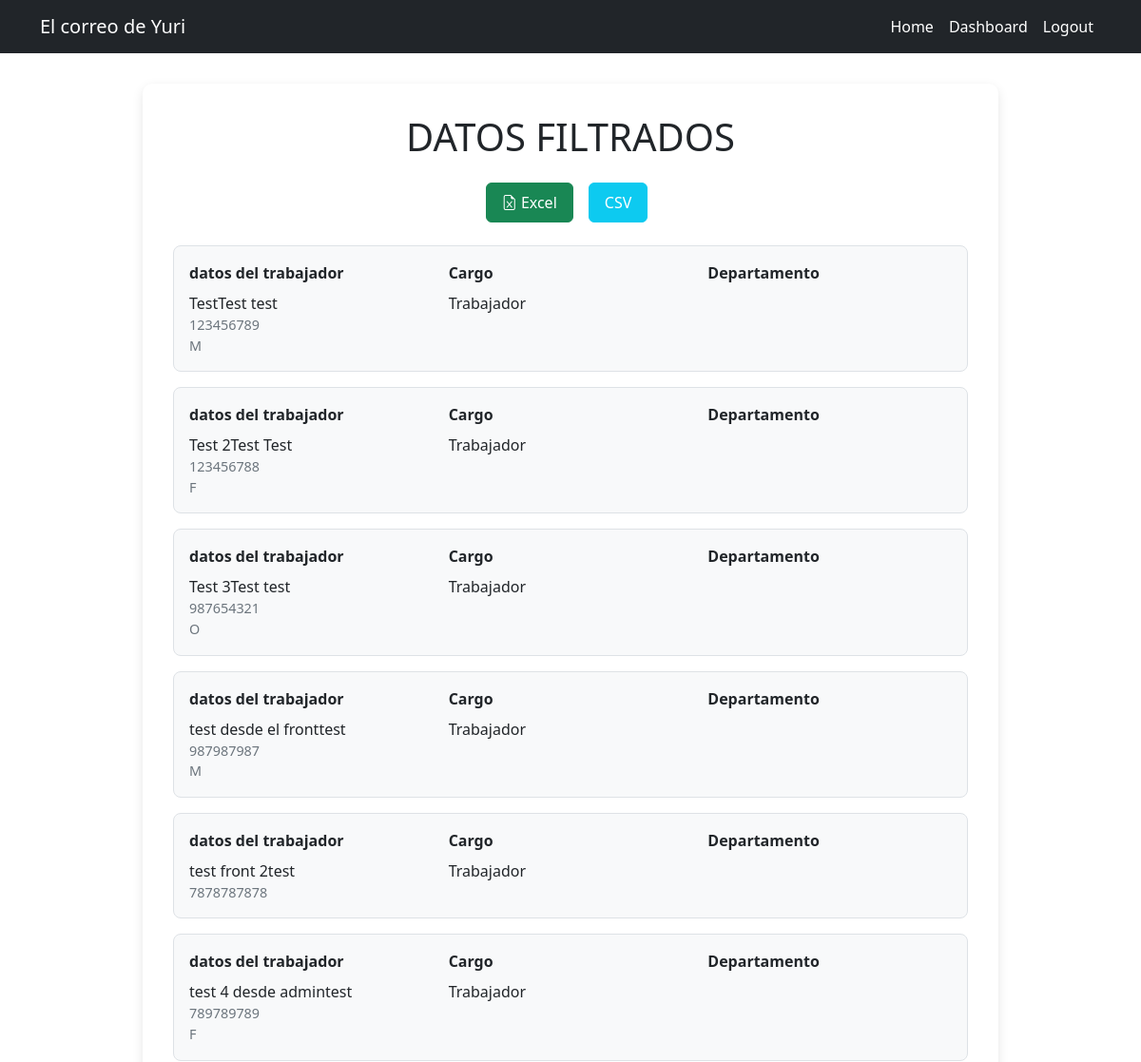
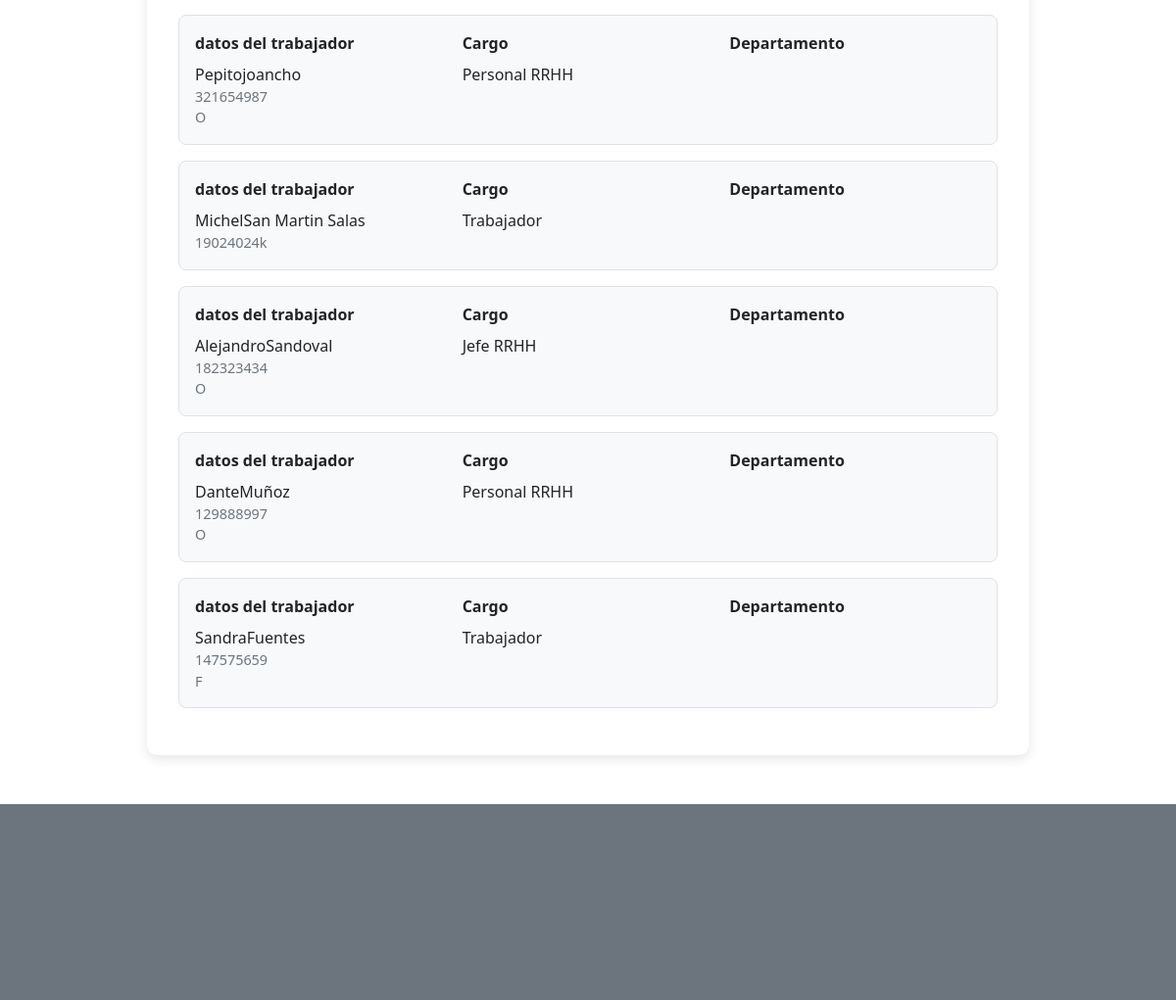
The page /datos-filtrados/ (signed in) on the database its author committed (2 pictures, top to bottom).
### app/models.py (models this page shows, shortened)
class Trabajador(models.Model):
    rut_trabajador = models.CharField(max_length=12)
    nombre_trabajador = models.CharField(max_length=100)
    apellidos_trabajador = models.CharField(max_length=100)
    direccion_trabajador = models.CharField(max_length=225)
    fecha_ingreso_trabajador = models.DateTimeField(auto_now_add=True)
    sexo_trabajador = models.CharField(
        max_length=1,
        choices=Sexo_trabajador.choices,
        default=Sexo_trabajador.OTRO
    )
    id_cargo = models.ForeignKey(Cargo, on_delete=models.CASCADE)

class Cargo(models.Model):
    nombre_cargo = models.CharField(max_length=100)
    id_departamento = models.ForeignKey(Departamento, on_delete=models.CASCADE)
    def __str__(self):
        return f'{self.nombre_cargo}'

### app/views.py (the view, shortened to what this page needs)
# urls.py: path('datos-filtrados/', views.datos_filtrados, name='datos_filtrados'),
@login_required
@multi_group_required(['Jefe RRHH', 'Personal RRHH'])
def datos_filtrados(req):
    sexo = req.GET.get('sexo', '').strip()
    cargo_id = req.GET.get('cargo', '').strip()
    depto_id = req.GET.get('departamento', '').strip()
    area_id = req.GET.get('area', '').strip()
    export_csv = req.GET.get('export_csv', '').strip()
    export_excel = req.GET.get('export_excel', '').strip()
    trabajadores = Trabajador.objects.all()
    if sexo:
        trabajadores = trabajadores.filter(sexo_trabajador=sexo)
    if cargo_id:
        trabajadores = trabajadores.filter(id_cargo=cargo_id)
    if depto_id:
        trabajadores = trabajadores.filter(id_cargo__id_departamento=depto_id)
    if area_id:
        trabajadores = trabajadores.filter(id_cargo__id_departamento__id_area=area_id)
    filtros = {
        'sexo': sexo,
        'cargo': cargo_id,
        'departamento': depto_id,
        'area': area_id
    }
    return render(req, 'datos-filtrados.html', {
        'trabajadores': trabajadores,
        'filtros': filtros,
    })

### app/templates/datos-filtrados.html (shortened to what this page needs)
{% extends 'base.html' %}
{% load static %}
{% block head %}
<link rel="stylesheet" href="https://cdn.jsdelivr.net/npm/bootstrap-icons@1.10.5/font/bootstrap-icons.css">
<link rel="stylesheet" href="{% static 'styles/datos-filtrados.css' %}">
{% endblock %}
{% block body %}
<div class="container-resultados">
    <h1 class="text-center mb-4">DATOS FILTRADOS</h1>
    <div class="d-flex justify-content-center mb-4 gap-2">
        <a href="?sexo={{ filtros.sexo }}&cargo={{ filtros.cargo }}&departamento={{ filtros.departamento }}&area={{ filtros.area }}&export_excel=1"
        class="btn btn-success btn-export">
            <i class="bi bi-file-earmark-excel"></i> Excel
        </a>
        <a href="?sexo={{ filtros.sexo }}&cargo={{ filtros.cargo }}&departamento={{ filtros.departamento }}&area={{ filtros.area }}&export_csv=1"
        class="btn btn-info btn-export text-white">
             CSV
    </a>
    </div>
    {% if trabajadores %}
        {% for trabajador in trabajadores %}
            <div class="card-trabajador">
                <div class="row g-3">
                    <div class="col-md-4">
                        <div class="card-title">datos del trabajador</div>
                        <div>{{ trabajador.nombre_trabajador }}{{ trabajador.apellidos_trabajador }}</div>
                        <div class="card-subtitle">{{ trabajador.rut_trabajador }}</div>
                        <div class="card-subtitle">{{ trabajador.sexo_trabajador }}</div>
                    </div>
                    <div class="col-md-4">
                        <div class="card-title">Cargo</div>
                        <div>{{ trabajador.id_cargo }}</div>
                    </div>
                    <div class="col-md-4">
                        <div class="card-title">Departamento</div>
                    </div>
                </div>
            </div>
        {% endfor %}
    {% endif %}
</div>
{% endblock %}

### app/static/styles/datos-filtrados.css (style rules this page uses)
.container-resultados { max-width: 900px; margin: 2rem auto; padding: 2rem; background: white; border-radius: 10px; box-shadow: 0 4px 12px rgba(0,0,0,0.1); }
.btn-export { font-size: 1rem; padding: 0.5rem 1rem; margin-right: 0.5rem; }
.card-trabajador { border: 1px solid #dee2e6; border-radius: 8px; padding: 1rem; margin-bottom: 1rem; background: #f8f9fa; }
.card-title { font-weight: bold; margin-bottom: 0.5rem; }
.card-subtitle { color: #6c757d; font-size: 0.9rem; }

### rows shown on the page
Trabajador: nombre_trabajador "Test", apellidos_trabajador "Test test", rut_trabajador "123456789", sexo_trabajador "M", id_cargo "Trabajador"
Trabajador: nombre_trabajador "Test 2", apellidos_trabajador "Test Test", rut_trabajador "123456788", sexo_trabajador "F", id_cargo "Trabajador"
Trabajador: nombre_trabajador "Test 3", apellidos_trabajador "Test test", rut_trabajador "987654321", sexo_trabajador "O", id_cargo "Trabajador"
Trabajador: nombre_trabajador "test desde el front", apellidos_trabajador "test", rut_trabajador "987987987", sexo_trabajador "M", id_cargo "Trabajador"
Trabajador: nombre_trabajador "test front 2", apellidos_trabajador "test", rut_trabajador "7878787878", id_cargo "Trabajador"
Trabajador: nombre_trabajador "test 4 desde admin", apellidos_trabajador "test", rut_trabajador "789789789", sexo_trabajador "F", id_cargo "Trabajador"
Trabajador: nombre_trabajador "Pepito", apellidos_trabajador "joancho", rut_trabajador "321654987", sexo_trabajador "O", id_cargo "Personal RRHH"
Trabajador: nombre_trabajador "Michel", apellidos_trabajador "San Martin Salas", rut_trabajador "19024024k", id_cargo "Trabajador"
Trabajador: nombre_trabajador "Alejandro", apellidos_trabajador "Sandoval", rut_trabajador "182323434", sexo_trabajador "O", id_cargo "Jefe RRHH"
Trabajador: nombre_trabajador "Dante", apellidos_trabajador "Muñoz", rut_trabajador "129888997", sexo_trabajador "O", id_cargo "Personal RRHH"
Trabajador: nombre_trabajador "Sandra", apellidos_trabajador "Fuentes", rut_trabajador "147575659", sexo_trabajador "F", id_cargo "Trabajador"
